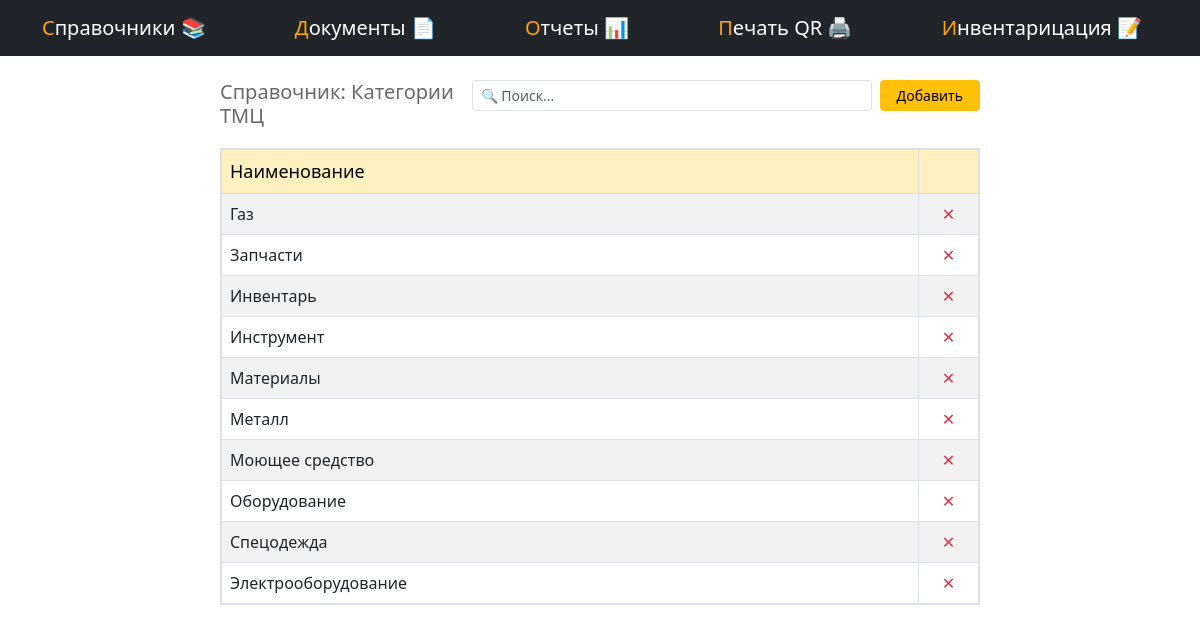
The page /menu/spr/kat/ on the database its author committed.
### inventory/models.py (models this page shows, shortened)
class Category(models.Model):
    title = models.CharField('Категория',max_length=100,db_index=True,unique=True)
    class Meta:
        db_table = 'category'
        verbose_name = 'Категория'
        verbose_name_plural = 'Категории'

### inventory/views/spr_views.py (the view, shortened to what this page needs)
# urls.py: path('menu/spr/<str:section>/', spr_views.spr, name='spr'),
def spr(request, section):
    tables = {
        'izm': [Izm, 'Единицы измерения'],
        'fio': [Fio, "Подотчетные лица"],
        'podraz': [Podraz, "Подразделения"],
        'postav': [Postav, "Поставщики"],
        'spis': [Spis, "Списание"],
        'kat': [Category, "Категории ТМЦ"],
        'obkt': [Obct, "Объекты"],
        'nom': [Nom, "Номенклатура"],
    }
    if section in tables:
        model, title = tables[section]  # распаковываем список в две переменные
        if section == 'nom':
            data = model.objects.select_related('category', 'izm').all().order_by('title')
        elif section == 'obkt':
            data = model.objects.select_related('idpodraz').all().order_by('title')
        else:
            data = model.objects.all().order_by('title')
    else:
        data = []
        title = 'Раздел не найден'
    context = {
        'data': data,
        'title': title,
        'section': section,
    }
    return render(request, 'inventory/comon_spr.html', context)

### inventory/templates/inventory/comon_spr.html (shortened to what this page needs)
{% extends 'inventory/base.html' %}
{% load static %}
{% block extra_css %}
    <link rel="stylesheet" href="{% static 'css/comon_spr.css' %}">
{% endblock %}
{% block content %}
<div class="row">
    <div class="col-md-2"></div>
    <div class="col-md-8 mt-4">
        <div class="d-flex justify-content-between align-items-start mb-0">
            <h5 id='spr_title' class="mb-0">Справочник: {{ title }} </h5>
            <div class="d-flex">
                <input type="text" style="width: 400px;" class="form-control form-control-sm global-search " placeholder="🔍 Поиск..." >
                <button type="button"
                        class="btn btn-warning btn-sm ms-2 px-3"
                        style="height: 31px;"
                        data-bs-toggle="modal"
                        data-bs-target="
                            {% if section == 'nom' %}
                                #addNomModal
                            {% elif section == 'obkt' %}
                                #addObktModal
                            {% else %}
                                #addModal
                            {% endif %}">
                    Добавить
                </button>
            </div>
        </div>
        <div id="search-results"
             style="max-height: 78vh; overflow-y: auto; overflow-x: hidden; border: 1px solid #dee2e6; margin-bottom: 20px; margin-top:20px">
            {% include 'inventory/partials/spr_table.html' %}
        </div>
    </div>
    <div class="col-md-2"></div>
</div>
{% endblock %}

### inventory/templates/inventory/partials/spr_table.html (shortened to what this page needs)
<table class="table table-bordered table-striped mb-0">
    <thead class="table-light ">
        <tr>
            <th class="bg-warning bg-opacity-25">Наименование</th>
            <th style="width: 60px" class="text-center bg-warning bg-opacity-25"></th>
        </tr>
    </thead>
    <tbody id="search-results-tbody">
        {% for item in data %}
        <tr id="row-{{ section }}-{{ item.id }}">
            <td style="cursor: pointer;"
                {% if section == 'obkt' %}
                    hx-get="{% url 'edit_obkt_row' item.id %}"
                    hx-target="#obkt-modal-content"
                    data-bs-toggle="modal"
                    data-bs-target="#editObktModal"
            {% elif section == 'nom' %}
                    hx-get="{% url 'edit_nom_row' item.id %}"
                    hx-target="#nom-modal-content"
                    data-bs-toggle="modal"
                    data-bs-target="#editNomModal"
                {% else %}
                    hx-get="{% url 'edit_spr_row' section item.id %}"
                    hx-target="#modal-content"
                    data-bs-toggle="modal"
                    data-bs-target="#editModal"
                {% endif %}>
                {{ item.title }}
            </td>
            <td class="text-center">
                <span style="cursor: pointer; color: #dc3545;"
                      hx-delete="{% url 'delete_spr_row' section item.id %}"
                      hx-target="#row-{{ section }}-{{ item.id }}"
                      hx-swap="outerHTML"
                      hx-confirm="Удалить запись «{{ item.title }}»?">
                    ✕
                </span>
            </td>
        </tr>
        {% endfor %}
    </tbody>
</table>

### inventory/static/css/comon_spr.css (style rules this page uses)
.table thead th { position: sticky; top: 0; background-color: #f8f9fa; z-index: 10; }
.table { margin-bottom: 0; }
#spr_title { color: DimGrey; }
.table thead th { font-weight: normal; font-size: 18px; }

### inventory/templates/inventory/base.html (style rules this page uses)
html, body { overflow-x: hidden; width: 100%; }

### rows shown on the page
Category: title "Газ"
Category: title "Запчасти"
Category: title "Инвентарь"
Category: title "Инструмент"
Category: title "Материалы"
Category: title "Металл"
Category: title "Моющее средство"
Category: title "Оборудование"
Category: title "Спецодежда"
Category: title "Электрооборудование"

### other values the page prints
{{ title }} "Категории ТМЦ"
